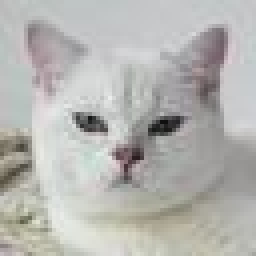
#> input picture PCA/CatDog/cat (1).jpg, 64 x 64 px (shown 4 times larger); its folder holds only this picture in this run
$ jupyter execute --allow-errors PCA_for_image_compression.ipynb   (shell and % lines are left out)
#> lines starting #> are read from the running program, lines starting #| are printed output that depends on the picture
packages

[cell 1]
import numpy as np
import matplotlib.pyplot as plt
import scipy.sparse.linalg
from PIL import Image
import os

<a name='1'></a>
# Application of Eigenvalues and Eigenvectors: Navigating Webpages (Markov Matrix)

Eigenvalues and eigenvectors play a crucial role in **discrete dynamical systems**, where the state of a system evolves step by step according to a fixed process.

## Discrete Dynamical Systems

A discrete dynamical system describes how a system’s state changes over time. We represent the set of possible states in a **state vector**. For example:
- States: `sunny`, `rainy`, `cloudy`
- State vector: encodes probabilities for being in each state.

The dynamics are governed by a **transition matrix** $P$, where each entry $p_{ij}$ represents the probability of moving from state $j$ to state $i$.

- The element $(2,1)$ = probability of transitioning *from state 1 to state 2*.
- Each column forms a probability distribution (sums to 1).

Given an initial state $X_0$, the evolution is:

$$
X_1 = P X_0, \quad X_2 = P^2 X_0, \quad X_3 = P^3 X_0, \ldots
$$

In general:

$$
X_t = P X_{t-1}, \quad t = 0, 1, 2, \dots
$$

## Example: Browsing Web Pages

We can use this framework to model **web navigation**. Suppose a browser visits pages by following links between them:
- The **state vector** $X_t$ = probability distribution of being on each page at time $t$.
- The **transition matrix** $P$ = probabilities of moving between pages.

For simplicity, assume there are $n = 5$ pages.
We construct a $5 \times 5$ transition matrix $P$, with:
- Zeros on the diagonal (no self-links),
- Each column summing to 1 (valid probability distribution).

$$
P =
\begin{bmatrix}
0    & 0.75 & 0.35 & 0.25 & 0.85 \\
0.15 & 0    & 0.35 & 0.25 & 0.05 \\
0.15 & 0.15 & 0    & 0.25 & 0.05 \\
0.15 & 0.05 & 0.05 & 0    & 0.05 \\
0.55 & 0.05 & 0.25 & 0.25 & 0
\end{bmatrix}
$$

[cell 2]
P = np.array([

    [0, 0.75, 0.35, 0.25, 0.85],
    [0.15, 0, 0.35, 0.25, 0.05],
    [0.15, 0.15, 0, 0.25, 0.05],
    [0.15, 0.05, 0.05, 0, 0.05],
    [0.55, 0.05, 0.25, 0.25, 0]
])

X0 = np.array([[0],[0],[0],[1],[0]])
# Multiply matrix P and X_0 (matrix multiplication).
X1 = P@X0
print(f'Sum of columns of P: {sum(P)}')
print(f'X1:\n{X1}')

Applying the transformation $m$ times you can find a vector $X_m$ with the probabilities of the browser being at each of the pages after $m$ steps of navigation.

## Long-Term Behavior

Suppose the browser starts at page 4:

$$
X_0 = [0, 0, 0, 1, 0]^T
$$

After one step:

$$
X_1 = P X_0
$$

After $m$ steps:

$$
X_m = P^m X_0
$$

For large $m$, we want to know which pages get the most traffic.
Instead of computing $P^m$ repeatedly, we can use **eigenvalues and eigenvectors**.

[cell 3]
X = np.array([[0],[0],[0],[1],[0]])
m = 20

for t in range(m):
    X = P @ X

print(X)

## Markov Matrices and Eigenvalues

A **Markov matrix** (also called a *stochastic matrix*) is a square matrix with:
1. Nonnegative entries,
2. Each column summing to 1.

**Key property:**
Every Markov matrix has an eigenvalue equal to **1**.

- The **eigenvector corresponding to eigenvalue 1** represents the **steady-state distribution** of the system.
- For large $m$, the system evolves toward this eigenvector, regardless of the initial state.

Thus, instead of repeatedly multiplying $P$, we can directly compute the **eigenvector for eigenvalue = 1** to find the long-run probabilities of being on each page.

[cell 4]
eigenvals, eigenvecs = np.linalg.eig(P)
print(f'Eigenvalues of P:\n{eigenvals}\n\nEigenvectors of P\n{eigenvecs}')
X_inf = eigenvecs[:,0]

print(f"Eigenvector corresponding to the eigenvalue 1:\n{X_inf[:,np.newaxis]}")

<a name='2'></a>
## 2 - Application of Eigenvalues and Eigenvectors: Principal Component Analysis

Another important application of eigenvalues and eigenvectors is **Principal Component Analysis (PCA)**.

We will apply PCA on an image dataset to perform **image compression**, using the [Cat and Dog Face dataset](https://www.kaggle.com/datasets/alessiosanna/cat-dog-64x64-pixel/data) and focusing on the cat images.

To apply PCA:
1. Build the covariance matrix.
2. Compute eigenvalues and eigenvectors.
3. Keep the top $k$ eigenvectors (principal components).
4. Project the data onto these components.

<a name='2.1'></a>
### 2.1 - Load the Data

Each 64×64 grayscale image has 4096 pixels. Flatten each image into a row vector using NumPy `reshape`.
The dataset will then have 55 rows (images) and 4096 columns (pixels).

$$
\text{imgs\_flatten} \in \mathbb{R}^{55 \times 4096}
$$

<a name='2.2'></a>

[cell 5]
# Path to the cat folder
data_dir = "./CatDog"

# print(os.getcwd())
# print(os.listdir("./"))
# print(os.listdir("./CatDog"))

# Load only files that start with "cat"
images = []
for file in os.listdir(data_dir):
    if file.lower().startswith("cat") and (file.endswith(".jpg") or file.endswith(".png")):
        img_path = os.path.join(data_dir, file)
        img = Image.open(img_path).convert("L")  # grayscale
        img = img.resize((64, 64))  # ensure consistent size
        images.append(np.array(img))

images = np.array(images)
print("Dataset shape:", images.shape)
#| Dataset shape: (1, 64, 64)

# Flatten for PCA
imgs_flatten = images.reshape(images.shape[0], -1)
print("Flattened shape:", imgs_flatten.shape)
#| Flattened shape: (1, 4096)

# Show a sample
#> (the rest of this cell did not finish here and is left out)

[cell 6]
#same for dogs
dogs = []
for file in os.listdir(data_dir):
    if file.lower().startswith("dog") and (file.endswith(".jpg") or file.endswith(".png")):
        img_path = os.path.join(data_dir, file)
        img = Image.open(img_path).convert("L")
        img = img.resize((64, 64))
        dogs.append(np.array(img))

dogs = np.array(dogs)
print("Dog dataset shape:", dogs.shape)

### 2.2 Centering the Data

Treat each pixel as a variable $X_1, X_2, \ldots, X_{4096}$ and each image as an observation. The dataset looks like:

$$
\mathrm{imgs\_flatten} =
\begin{bmatrix}
x_{1,1} & x_{1,2} & \ldots & x_{1,4096} \\
x_{2,1} & x_{2,2} & \ldots & x_{2,4096} \\
\vdots  & \vdots  & \ddots & \vdots     \\
x_{55,1} & x_{55,2} & \ldots & x_{55,4096}
\end{bmatrix}
$$

<a name='ex03'></a>

Before computing $\Sigma$, subtract the mean of each column. The centered data $X$ is:

$$
X =
\begin{bmatrix}
(x_{1,1}-\mu_1) & (x_{1,2}-\mu_2) & \ldots & (x_{1,4096}-\mu_{4096}) \\
(x_{2,1}-\mu_1) & (x_{2,2}-\mu_2) & \ldots & (x_{2,4096}-\mu_{4096}) \\
\vdots & \vdots & \ddots & \vdots \\
(x_{55,1}-\mu_1) & (x_{55,2}-\mu_2) & \ldots & (x_{55,4096}-\mu_{4096})
\end{bmatrix}
$$

For example, the mean of the first pixel is:

$$
\mu_1 = \frac{1}{55} \sum_{i=1}^{55} x_{i,1}
$$

[cell 7]
def center_data(Y):
    """
    Center your original data
    Args:
         Y (ndarray): input data. Shape (n_observations x n_pixels)
    Outputs:
        X (ndarray): centered data
    """
    # Subtract the mean
    X = Y - np.mean(Y, axis=0)
    return X


X = center_data(imgs_flatten)

plt.imshow(X[0].reshape(64,64), cmap='gray')
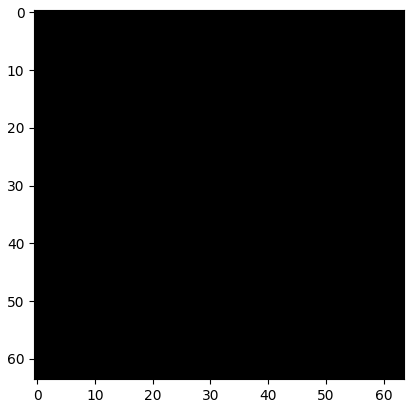
#> figure drawn by matplotlib, 1 panel

### Why Center the Data?

Centering means subtracting the mean of each variable (pixel) so that the new data has zero mean.

This step is important because:

1. **Covariance definition**:
   The covariance between two variables $X$ and $Y$ is
   $$
   Cov(X, Y) = \frac{1}{n-1} \sum_{i=1}^n (x_i - \mu_X)(y_i - \mu_Y)
   $$
   If we don’t subtract the mean, we are not really measuring how the variables *co-vary* relative to their averages.

2. **Interpretability**:
   Without centering, the covariance matrix mixes the information about the means and the variability, which can bias the results.

3. **PCA requirement**:
   PCA relies on eigenvectors of the covariance matrix. If the data is not centered, the first principal component might just point toward the mean of the data, instead of capturing the direction of maximum variance.

In short: **centering removes bias due to nonzero means, ensuring the covariance matrix reflects only variance and correlation.**

[cell 8]
# Original first cat image
original_img = imgs_flatten[0].reshape(64, 64)

# Centered first cat image
centered_img = X[0].reshape(64, 64)
#> centered_img: shape (64, 64) float64; every value is 0

# Plot side by side
fig, axes = plt.subplots(1, 2, figsize=(8, 4))

axes[0].imshow(original_img, cmap='gray')
axes[0].set_title("Before Centering")
axes[0].axis("off")

axes[1].imshow(centered_img, cmap='gray')
axes[1].set_title("After Centering")
axes[1].axis("off")

plt.show()
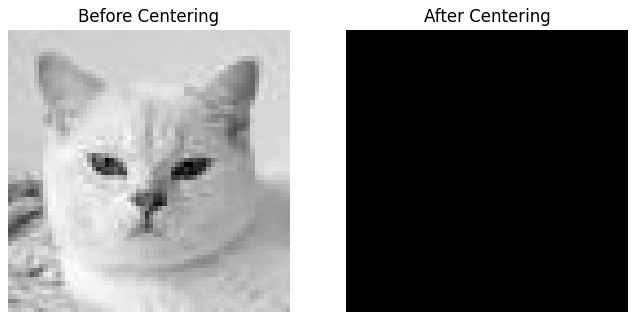
#> figure drawn by matplotlib, 2 panels

## 2.3 - Covariance Matrix

Once we have the centered data $X$, we can compute the covariance matrix.

The covariance matrix is obtained by taking the dot product of $X^T$ and $X$, and then dividing by the number of observations minus one:

$$
\Sigma = \frac{1}{n-1} X^T X
$$

where $n$ is the number of observations (images).

The covariance matrix $\Sigma$ then gives:

$$
\Sigma =
\begin{bmatrix}
Var(X_1) & Cov(X_1,X_2) & \ldots & Cov(X_1,X_{4096}) \\
Cov(X_1,X_2) & Var(X_2) & \ldots & Cov(X_2,X_{4096}) \\
\vdots & \vdots & \ddots & \vdots \\
Cov(X_1,X_{4096}) & Cov(X_2,X_{4096}) & \ldots & Var(X_{4096})
\end{bmatrix}
$$

This gives us a $(4096 \times 4096)$ covariance matrix when working with flattened 64×64 images.

[cell 9]
def get_cov_matrix(X):
    """ Calculate covariance matrix from centered data X
    Args:
        X (np.ndarray): centered data matrix
    Outputs:
        cov_matrix (np.ndarray): covariance matrix
    """

    cov_matrix = (X.T @ X) / (X.shape[0] - 1)
#> cov_matrix: shape (4096, 4096) float64; every value is NaN or infinite

    return cov_matrix

cov_matrix = get_cov_matrix(X)
# Check the dimensions of the covariance matrix, it should be a square matrix with 4096 rows and columns.
print(f'Covariance matrix shape: {cov_matrix.shape}')
#| Covariance matrix shape: (4096, 4096)

<a name='2.3'></a>
## 2.4 - Compute the Eigenvalues and Eigenvectors

Now we can compute the eigenvalues and eigenvectors of the covariance matrix.

For performance reasons we will not use `np.linalg.eig`, but instead [`scipy.sparse.linalg.eigsh`](https://docs.scipy.org/doc/scipy/reference/generated/scipy.sparse.linalg.eigsh.html). This function:
- Exploits the fact that $\mathrm{cov\_matrix}^T = \mathrm{cov\_matrix}$ (symmetric).
- Lets us compute only the largest $k$ eigenvalues and eigenvectors, which is much faster.

Since our dataset has 55 observations, at most **55 eigenvalues** of the covariance matrix are nonzero. For efficiency, we will compute the top 55 eigenvalues $\lambda_1, \ldots, \lambda_{55}$ and corresponding eigenvectors $v_1, \ldots, v_{55}$.

If you try setting `k > 55`, you will see that the extra eigenvalues are zero. Keep `k` below ~80, otherwise it may take too long.

One detail:
- `eigsh` returns eigenvalues in **ascending order**.
- To match the usual PCA convention (largest first), we will reverse the order of `eigenvals` and `eigenvecs`.

Remember:
- Each eigenvector is a **principal component**.
- The eigenvector with the largest eigenvalue = **first principal component**.
- The next eigenvector = **second principal component**, and so on.

Note that eigenvectors are unique up to a sign flip. For example:

$$
\begin{bmatrix} 0.25 \\ 0.25 \\ -0.25 \\ 0.25 \end{bmatrix}
\quad \text{and} \quad
\begin{bmatrix} -0.25 \\ -0.25 \\ 0.25 \\ -0.25 \end{bmatrix}
$$

both represent the same direction. To keep results consistent, we fix the random seed.

[cell 10]
from scipy.sparse.linalg import eigsh

# Fix random seed for reproducibility
np.random.seed(7)

# Compute top 55 eigenvalues and eigenvectors
#> (the rest of this cell did not finish here and is left out)

Each principal component usually extracts some relevant features, or patterns from each image. In the next step, we will visualize the first 16 principal components to see the features they capture.

[cell 11]
height, width = 64, 64  # image dimensions

fig, ax = plt.subplots(4, 4, figsize=(12, 12))
#> (the rest of this cell did not finish here and is left out)

<a name='2.5'></a>
### 2.5 - Transform the Centered Data with PCA

Now that we have the first 55 eigenvalue–eigenvector pairs, we can use them to reduce the dimensionality of our data.

Originally, each image had **4096 variables** (pixels). If we want to reduce to just 2 dimensions, we take the first two principal components $v_1$ and $v_2$, and form the matrix:

$$
\mathbf{V} =
\begin{bmatrix}
v_1 & v_2
\end{bmatrix}
$$

The reduced representation of the data is then obtained by projecting the centered data $X$ onto $\mathbf{V}$:

$$
X_{\text{reduced}} = X \cdot \mathbf{V}
$$

In the next step, we will implement a function that performs this projection for any number of components.

[cell 12]
def perform_PCA(X, eigenvecs, k):
    """
    Perform dimensionality reduction with PCA
    Inputs:
        X (ndarray): original data matrix. Has dimensions (n_observations)x(n_variables)
        eigenvecs (ndarray): matrix of eigenvectors. Each column is one eigenvector. The k-th eigenvector
                            is associated to the k-th eigenvalue
        k (int): number of principal components to use
    Returns:
        Xred
    """

    V = eigenvecs[:, :k]
    Xred = X @ V
    return Xred

#> (the rest of this cell did not finish here and is left out)

[cell 13]
import matplotlib.pyplot as plt

plt.figure(figsize=(8,6))
#> (the rest of this cell did not finish here and is left out)

[cell 14]
fig, ax = plt.subplots(1, 3, figsize=(15, 5))
#> (the rest of this cell did not finish here and is left out)

[cell 15]
fig, ax = plt.subplots(1, 3, figsize=(15, 5))
#> (the rest of this cell did not finish here and is left out)

<a name='2.6'></a>
### 2.6 - Reconstructing the Images from the Eigenvectors

When we compress images using PCA, we lose information by keeping only a subset of the components.
The key question is: **how many components are enough for a good reconstruction?**

With PCA, we can project back into the original pixel space using the eigenvectors we kept.

If we reduce the data to 2 components:
$$
X_{\text{red}} = X \cdot V_2, \quad \text{where } V_2 = [v_1\ v_2]
$$

To reconstruct the images, we transform back:
$$
X_{\text{rec}} = X_{\text{red}} \cdot V_2^T
$$

For $k$ components, we use:
$$
V_k = [v_1\ v_2 \ \ldots\ v_k], \quad
X_{\text{rec}} = X_{\text{red}} \cdot V_k^T
$$

Note: you must use the same $k$ eigenvectors that were used to form $X_{\text{red}}$. Otherwise, the dimensions will not match for matrix multiplication.

[cell 16]
def reconstruct_image(Xred, eigenvecs):
    X_reconstructed = Xred.dot(eigenvecs[:,:Xred.shape[1]].T)

    return X_reconstructed

#> (the rest of this cell did not finish here and is left out)

Xred5 = perform_PCA(X, eigenvecs, 5) # reduce dimensions to 5 components
Xred10 = perform_PCA(X, eigenvecs, 10) # reduce dimensions to 10 components
Xred20 = perform_PCA(X, eigenvecs, 20) # reduce dimensions to 20 components
Xred30 = perform_PCA(X, eigenvecs, 30) # reduce dimensions to 30 components
Xrec1 = reconstruct_image(Xred1, eigenvecs) # reconstruct image from 1 component
Xrec5 = reconstruct_image(Xred5, eigenvecs) # reconstruct image from 5 components
Xrec10 = reconstruct_image(Xred10, eigenvecs) # reconstruct image from 10 components
Xrec20 = reconstruct_image(Xred20, eigenvecs) # reconstruct image from 20 components
Xrec30 = reconstruct_image(Xred30, eigenvecs) # reconstruct image from 30 components

fig, ax = plt.subplots(2,3, figsize=(22,15))
ax[0,0].imshow(images[21], cmap='gray')
ax[0,0].set_title('original', size=20)
ax[0,1].imshow(Xrec1[21].reshape(height,width), cmap='gray')
ax[0,1].set_title('reconstructed from 1 components', size=20)
ax[0,2].imshow(Xrec5[21].reshape(height,width), cmap='gray')
ax[0,2].set_title('reconstructed from 5 components', size=20)
ax[1,0].imshow(Xrec10[21].reshape(height,width), cmap='gray')
ax[1,0].set_title('reconstructed from 10 components', size=20)
ax[1,1].imshow(Xrec20[21].reshape(height,width), cmap='gray')
ax[1,1].set_title('reconstructed from 20 components', size=20)
ax[1,2].imshow(Xrec30[21].reshape(height,width), cmap='gray')
ax[1,2].set_title('reconstructed from 30 components', size=20)

<a name='2.7'></a>
### 2.7 - Explained Variance

When choosing the number of components for dimensionality reduction, an important criterion is the **explained variance**.

- The explained variance measures how much of the total variability in the data is captured by each principal component.
- The first principal component (largest eigenvalue) explains the most variance.
- Mathematically, the explained variance of component $i$ is:

$$
\text{Explained Variance}_i = \frac{\lambda_i}{\sum_{j=1}^{55} \lambda_j}
$$

where $\lambda_i$ is the $i$-th eigenvalue.

Since we only have 55 observations, only 55 eigenvalues are nonzero; the rest are zero and add nothing to the explained variance.

In practice, the explained variance drops quickly. After ~20 components, it becomes very small. A common rule is to keep enough components to explain around **95% of the variance**.

To visualize this, we can plot:
- The explained variance for each component.
- The **cumulative explained variance** using `np.cumsum`.

[cell 17]
import numpy as np
import matplotlib.pyplot as plt

# Explained variance ratio
explained_variance = eigenvals / np.sum(eigenvals)
explained_cum_variance = np.cumsum(explained_variance)

plt.figure(figsize=(10,6))

# Individual explained variance
#> (the rest of this cell did not finish here and is left out)

Let's see how some of the original images look after the reconstruction when using 35 principal components

#> (a cell that did not finish here is left out)

Xrec35 = reconstruct_image(Xred35, eigenvecs) # reconstruct image from 35 components

fig, ax = plt.subplots(4,2, figsize=(15,28))
ax[0,0].imshow(images[0], cmap='gray')
ax[0,0].set_title('original', size=20)
ax[0,1].imshow(Xrec35[0].reshape(height, width), cmap='gray')
ax[0,1].set_title('Reconstructed', size=20)

ax[1,0].imshow(images[15], cmap='gray')
ax[1,0].set_title('original', size=20)
ax[1,1].imshow(Xrec35[15].reshape(height, width), cmap='gray')
ax[1,1].set_title('Reconstructed', size=20)

ax[2,0].imshow(images[32], cmap='gray')
ax[2,0].set_title('original', size=20)
ax[2,1].imshow(Xrec35[32].reshape(height, width), cmap='gray')
ax[2,1].set_title('Reconstructed', size=20)

ax[3,0].imshow(images[54], cmap='gray')
ax[3,0].set_title('original', size=20)
ax[3,1].imshow(Xrec35[54].reshape(height, width), cmap='gray')
ax[3,1].set_title('Reconstructed', size=20)

 **Figure:** PCA image compression.
The original 64×64 image requires storing **4096 pixel values**.
With PCA using **35 components**, the same image can be represented with only **35 coefficients**,
while still reconstructing an approximation of the full grayscale image.

Most of these reconstructions look pretty good, and we were able to save a lot of memory by reducing the data from 4096 variables to just 35!

[cell 19]
# Pick one image
img_id = 6
mean_img = np.mean(imgs_flatten, axis=0)
#> mean_img = 4096 values, max 236 at index 1563, min 15 at index 1961, mean 180.5

#> (the rest of this cell did not finish here and is left out)

$ run again, on PCA/CatDog/cat (14).jpg
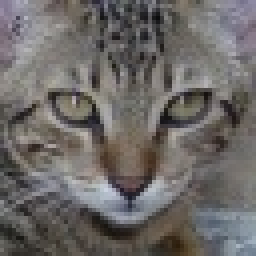
#> input picture PCA/CatDog/cat (14).jpg, 64 x 64 px (shown 4 times larger)
#| Dataset shape: (1, 64, 64)
#| Flattened shape: (1, 4096)
#> centered_img: shape (64, 64) float64; every value is 0
#> `plt.show()`:
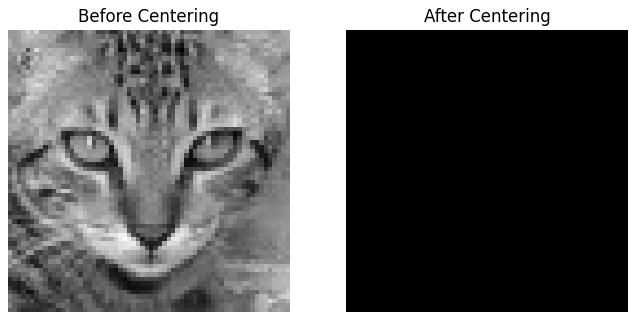
#> figure drawn by matplotlib, 2 panels
#> cov_matrix: shape (4096, 4096) float64; every value is NaN or infinite
#| Covariance matrix shape: (4096, 4096)
#> mean_img = 4096 values, max 208 at index 3034, min 11 at index 295, mean 105.5

$ run again, on PCA/CatDog/cat (15).jpg
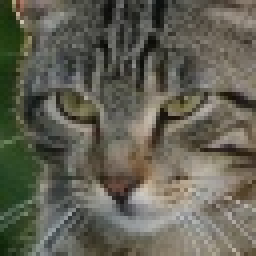
#> input picture PCA/CatDog/cat (15).jpg, 64 x 64 px (shown 4 times larger)
#> `img = Image.open(img_path).convert("L")`:
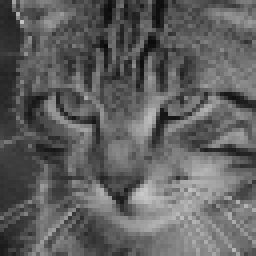
#> img: PIL image 64x64 L (shown 4 times larger); min 9, max 201, mean 95.6
#| Dataset shape: (1, 64, 64)
#| Flattened shape: (1, 4096)
#> centered_img: shape (64, 64) float64; every value is 0
#> `plt.show()`:
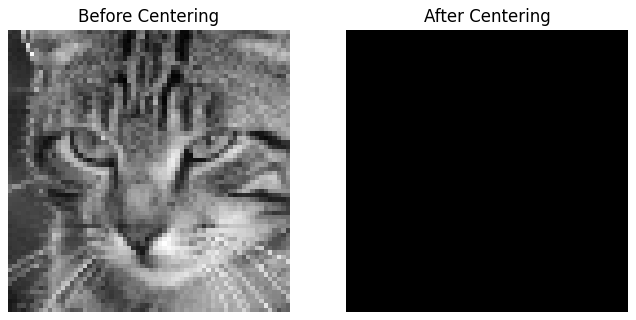
#> figure drawn by matplotlib, 2 panels
#> cov_matrix: shape (4096, 4096) float64; every value is NaN or infinite
#| Covariance matrix shape: (4096, 4096)
#> mean_img = 4096 values, max 201 at index 3107, min 9 at index 730, mean 95.63

$ run again, on PCA/CatDog/cat (16).jpg
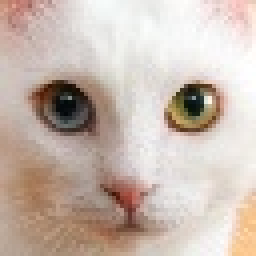
#> input picture PCA/CatDog/cat (16).jpg, 64 x 64 px (shown 4 times larger)
#> `img = Image.open(img_path).convert("L")`:
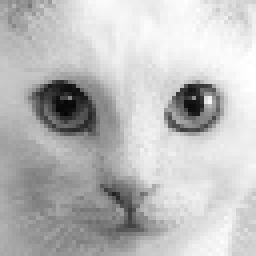
#> img: PIL image 64x64 L (shown 4 times larger); min 6, max 255, mean 188.8
#| Dataset shape: (1, 64, 64)
#| Flattened shape: (1, 4096)
#> centered_img: shape (64, 64) float64; every value is 0
#> `plt.show()`:
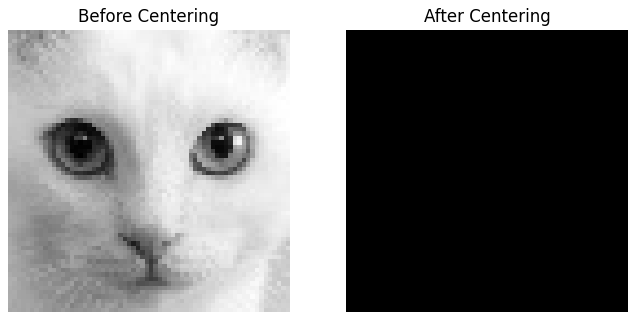
#> figure drawn by matplotlib, 2 panels
#> cov_matrix: shape (4096, 4096) float64; every value is NaN or infinite
#| Covariance matrix shape: (4096, 4096)
#> mean_img = 4096 values, max 255 at index 1086, min 6 at index 1808, mean 188.8

$ run again, on PCA/CatDog/cat (10).jpg
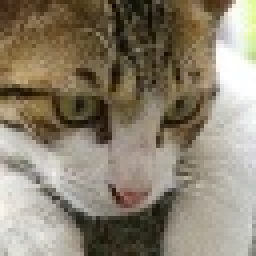
#> input picture PCA/CatDog/cat (10).jpg, 64 x 64 px (shown 4 times larger)
#> `img = Image.open(img_path).convert("L")`:
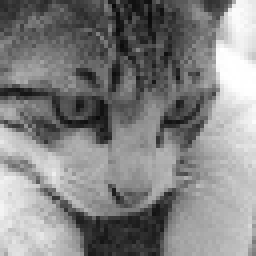
#> img: PIL image 64x64 L (shown 4 times larger); min 9, max 255, mean 130.7
#| Dataset shape: (1, 64, 64)
#| Flattened shape: (1, 4096)
#> centered_img: shape (64, 64) float64; every value is 0
#> `plt.show()`:
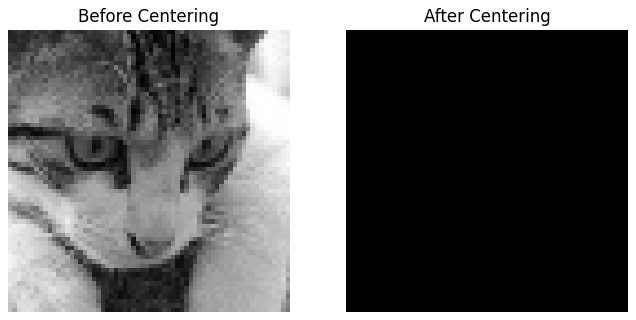
#> figure drawn by matplotlib, 2 panels
#> cov_matrix: shape (4096, 4096) float64; every value is NaN or infinite
#| Covariance matrix shape: (4096, 4096)
#> mean_img = 4096 values, max 255 at index 823, min 9 at index 92, mean 130.7
